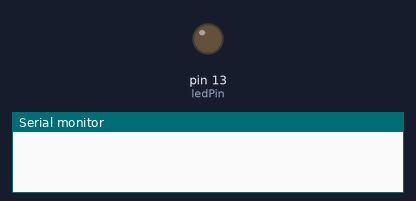
This sketch was run on a simulated Arduino Uno, built with avr-gcc and run on an emulated ATmega328P. Shown: output pins drawn as LEDs (lit = HIGH), the last lines printed to the serial monitor.

Above: at 0.2 s.
At 2.7 s:
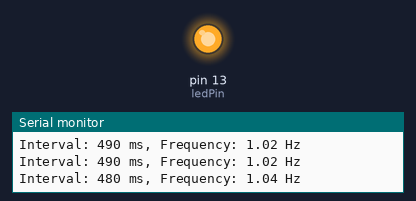
Timing chart, 0 to 3.0 s (numbered marks = the images above):
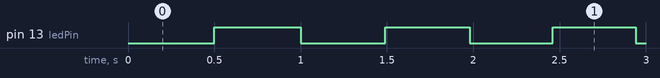

Measured:
- by itself, pin 13 (ledPin): repeats every 0.98 s: LOW 0.49 s, HIGH 0.49 s

The sketch:

HumanEyeBlinking.ino
```cpp
int ledPin = 13;
int blinkInterval = 500;
int minInterval = 2;
int decreaseAmount = 10;
int decreaseTime = 1000;

unsigned long previousBlinkTime = 0;
unsigned long previousDecreaseTime = 0;

bool ledState = false;

void setup() {
  pinMode(ledPin, OUTPUT);
  Serial.begin(9600);
}

void loop() {
  unsigned long currentTime = millis();

  if (currentTime - previousBlinkTime >= blinkInterval) {
    previousBlinkTime = currentTime;

    ledState = !ledState;
    digitalWrite(ledPin, ledState);

    float frequency = 1000.0 / (2.0 * blinkInterval);

    Serial.print("Interval: ");
    Serial.print(blinkInterval);
    Serial.print(" ms, Frequency: ");
    Serial.print(frequency);
    Serial.println(" Hz");
  }

  if (currentTime - previousDecreaseTime >= decreaseTime) {
    previousDecreaseTime = currentTime;

    if (blinkInterval > minInterval) {
      blinkInterval -= decreaseAmount;
    }

    if (blinkInterval < minInterval) {
      blinkInterval = minInterval;
    }
  }
}
```
